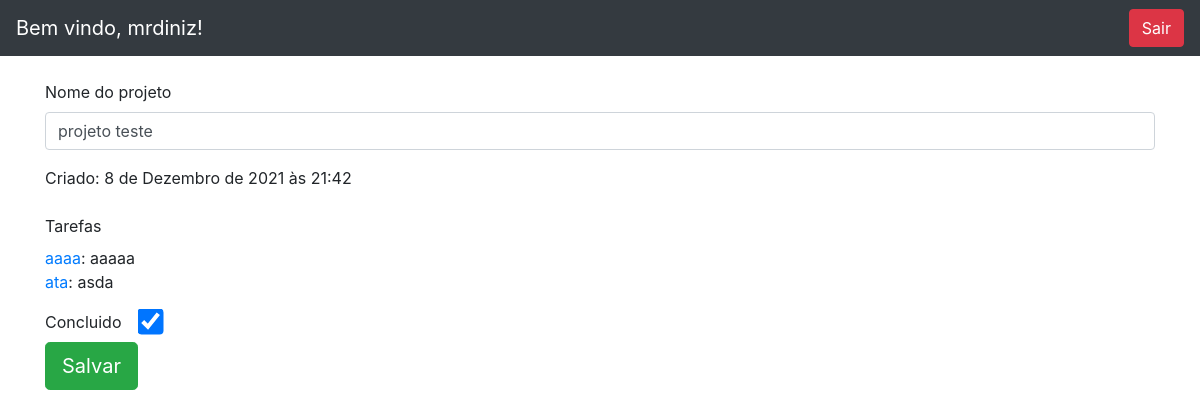
The page /projects/project_detail/1 (signed in) on the database its author committed.
### User/models.py (models this page shows)
class User(AbstractUser):
    def __str__(self):
        return self.username

### Projects/models.py (models this page shows)
class Projects(models.Model):
    name = models.CharField(max_length = 100)
    finish = models.BooleanField(default=False)
    created_at = models.DateTimeField(auto_now_add=True)
    updated_at = models.DateTimeField(auto_now=True)
    user = models.ForeignKey(User, on_delete=models.CASCADE, related_name='user')
    def __str__(self) -> str:
        return self.name
    class Meta:
        verbose_name = 'Project'
        verbose_name_plural = 'Projects'

class Tasks(models.Model):
    name = models.CharField(max_length = 100)
    description = models.TextField()
    finish = models.BooleanField(default=False)
    created_at = models.DateTimeField(auto_now_add=True)
    updated_at = models.DateTimeField(auto_now=True)
    project = models.ForeignKey(Projects, on_delete=models.CASCADE, related_name='projects')
    def __str__(self) -> str:
        return self.name
    class Meta:
        verbose_name = 'Task'
        verbose_name_plural = 'Tasks'

### Utils/decorator.py (the view)
    def wrapper(request, *args, **kwargs):
        if not request.user.is_authenticated:
            return redirect('/auth/signin/?status=403')
        return view(request, *args, **kwargs)

### Projects/views.py (called while the page is built)
@login_required
def project_detail(request, id):
    try:
        project = Projects.objects.filter(user = request.user).get(id = id)
        tasks = Tasks.objects.filter(project__id = id).filter(project__user = request.user)
    except:
        return redirect('home:projects')
    context = {
        'project': project,
        'tasks': tasks
    }
    return render(request, 'project_detail.html', context)

### Utils/decorator.py (called while the page is built)
def login_required(view):
    def wrapper(request, *args, **kwargs):
        if not request.user.is_authenticated:
            return redirect('/auth/signin/?status=403')
        return view(request, *args, **kwargs)
    return wrapper

### Projects/templates/project_detail.html (shortened to what this page needs)
{% extends 'base.html' %}
{% block content %}
    <div class="container">
        <br>
        <form>
            <p>
                <label>Nome do projeto</label>
                <input class="form-control" type='text' value="{{project.name}}">
            </p>
            <p>
                <label>Criado: {{ project.created_at }}</label>
            </p>
            <p>
                <label >Tarefas</label><br>
                {% for task in tasks %}
                    <a href="{{ project.id }}/tasks_detail/{{task.name}}">{{ task }}</a>:
                    {{ task.description }}<br>
                {% endfor %}
            </p>
            <label>Concluido &nbsp; &nbsp;</label>
            {% if project.finish %}
                <input checked type="checkbox" name="concluido">
            {% else %}
                <input type="checkbox" name="concluido">
            {% endif%}
            <br>
            <input type="submit" class="btn btn-success btn-lg" value="Salvar">
        </form>
    </div>
{% endblock content%}

### templates/base.html (shortened to what this page needs)
{% load static %}
<!DOCTYPE html>
<html>
<head lang="pt-br">
  <link rel="stylesheet" href="https://cdn.jsdelivr.net/npm/bootstrap@4.5.3/dist/css/bootstrap.min.css">
  <link rel="stylesheet" href="{% static 'css/style.css' %}">
</head>
<body>
  <nav class="navbar navbar-dark bg-dark">
    {% if request.user.is_authenticated %}
    <a class="navbar-brand" href="{% url 'home:projects' %}">Bem vindo, {{ user }}!</a>
      <a href="{% url 'User:logout' %}" class="btn btn-danger">Sair</a>
    {% else %}
    <a class="navbar-brand">Organizador de tarefas</a>
    <div class="cow mx-md-n1">
      <a href="{% url 'User:signup' %}" class="btn btn-secondary">Cadastrar</a>
      <a href="{% url 'User:signin' %}" class="btn btn-secondary">Login</a>
    </div>
    {% endif %}
  </nav>
  {% block content %}{% endblock content%}
</body>
</html>

### templates/static/css/style.css (style rules this page uses)
input[type=checkbox] { transform:scale(2.0); }

### rows shown on the page
User: username "mrdiniz"
Projects: name "projeto teste", created_at "8 de Dezembro de 2021 às 21:42"
Tasks: name "aaaa", description "aaaaa"
Tasks: name "ata", description "asda"
